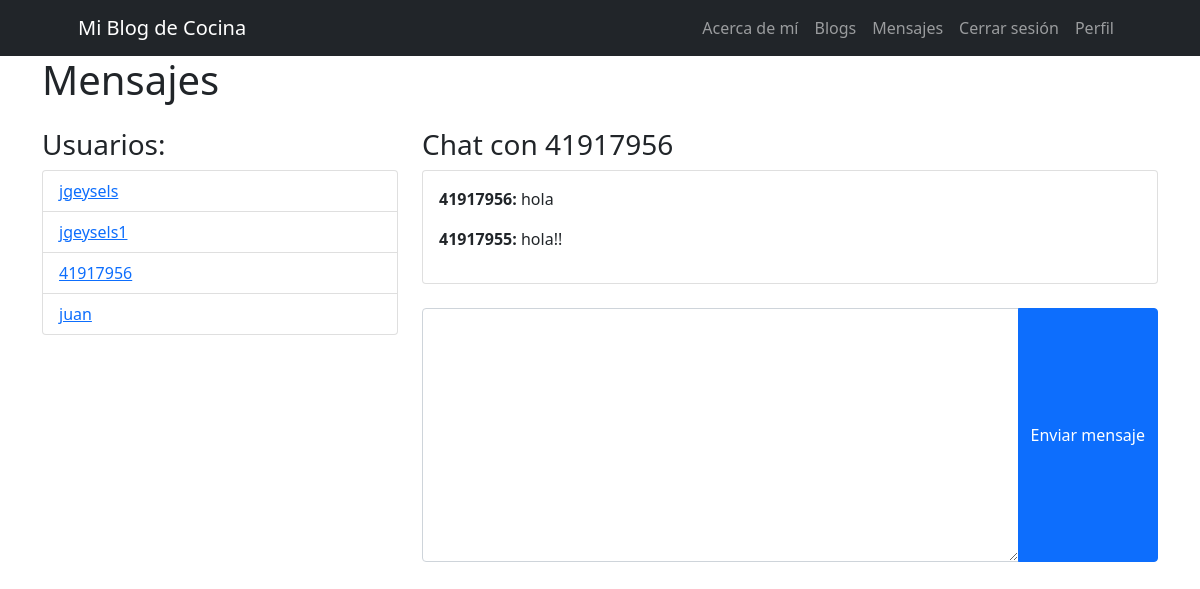
The app's page /accounts/messages/?chat_user=4 (signed in) with its own data.
### accounts/models.py (models this page shows, shortened)
class Message(models.Model):
    sender = models.ForeignKey(User, related_name='sender', on_delete=models.CASCADE)
    receiver = models.ForeignKey(User, related_name='receiver', on_delete=models.CASCADE)
    content = models.TextField()
    timestamp = models.DateTimeField(auto_now_add=True)

### accounts/views.py (the view)
# urls.py: path('messages/', views.messages, name='messages'),
@login_required
def messages(request):
    chat_user = None
    if request.method == 'POST':
        form = MessageForm(request.POST)
        if form.is_valid():
            message = form.save(commit=False)
            message.sender = request.user
            message.save()
    else:
        form = MessageForm()
    if request.GET.get('chat_user'):
        chat_user = User.objects.get(id=request.GET.get('chat_user'))
        messages = Message.objects.filter(sender=request.user, receiver=chat_user) | Message.objects.filter(sender=chat_user, receiver=request.user)
        messages = messages.order_by('timestamp')
    else:
        messages = []
    if chat_user:
        form.fields['receiver'].initial = chat_user
    users = User.objects.exclude(id=request.user.id)
    return render(request, 'accounts/messages.html', {'form': form, 'messages': messages, 'users': users, 'chat_user': chat_user})

### accounts/forms.py
class MessageForm(forms.ModelForm):
    class Meta:
        model = Message
        fields = ['receiver', 'content']

### accounts/templates/accounts/messages.html (shortened to what this page needs)
{% extends 'base_generic.html' %}
{% load static %}{% load widget_tweaks %}
{% block content %}
    <div class="container">
        <h1 class="mb-4">Mensajes</h1>
        <div class="row">
            <div class="col-md-4">
                <h3>Usuarios:</h3>
                <ul class="list-group">
                    {% for user in users %}
                        <li class="list-group-item">
                            <a href="{% url 'messages' %}?chat_user={{ user.id }}">{{ user.username }}</a>
                        </li>
                    {% endfor %}
                </ul>
            </div>
            <div class="col-md-8">
                {% if chat_user %}
                    <h3>Chat con {{ chat_user.username }}</h3>
                    <div class="card mb-4">
                        <div class="card-body">
                            {% for message in messages %}
                                <p>
                                    <strong>{{ message.sender.username }}:</strong> {{ message.content }}
                                </p>
                            {% empty %}
                                <p>No hay mensajes.</p>
                            {% endfor %}
                        </div>
                    </div>
                    <form method="POST" action="" class="mb-4">
                        <div class="input-group">
                            {{ form.content|add_class:'form-control' }}
                            <button type="submit" class="btn btn-primary">Enviar mensaje</button>
                        </div>
                    </form>
                {% else %}
                    <p>Selecciona un usuario para comenzar una conversación.</p>
                {% endif %}
            </div>
        </div>
    </div>
{% endblock %}

### records on screen
Message: sender.username "41917956", content "hola"
Message: sender.username "41917955", content "hola!!"

### other values on screen
{{ user.username }} "jgeysels"
{{ user.username }} "jgeysels1"
{{ user.username }} "41917956"
{{ user.username }} "juan"
{{ chat_user.username }} "41917956"
